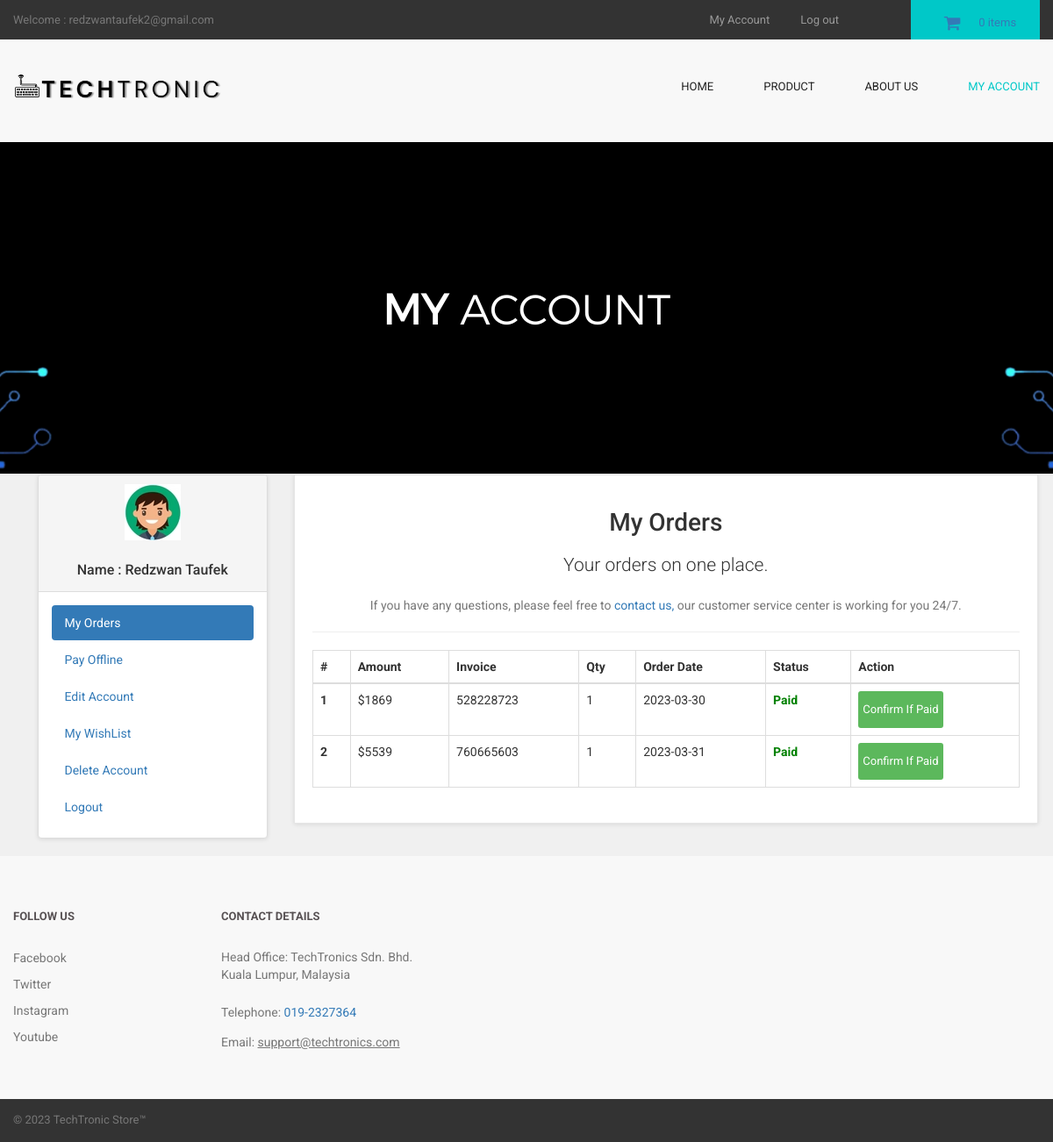
The page /customer/my_account.php?my_orders (signed in) on the database its author committed.
### tables this page shows
CREATE TABLE `customers` (
  `customer_id` int(10) NOT NULL,
  `customer_name` varchar(255) NOT NULL,
  `customer_email` varchar(255) NOT NULL,
  `customer_pass` varchar(255) NOT NULL,
  `customer_country` text NOT NULL,
  `customer_city` text NOT NULL,
  `customer_contact` varchar(255) NOT NULL,
  `customer_address` text NOT NULL,
  `customer_image` text NOT NULL,
  `customer_ip` varchar(255) NOT NULL,
  `customer_confirm_code` text NOT NULL
);

CREATE TABLE `customer_orders` (
  `order_id` int(10) NOT NULL,
  `customer_id` int(10) NOT NULL,
  `due_amount` int(100) NOT NULL,
  `invoice_no` int(100) NOT NULL,
  `qty` int(10) NOT NULL,
  `size` text NOT NULL,
  `order_date` timestamp NOT NULL DEFAULT current_timestamp() ON UPDATE current_timestamp(),
  `order_status` text NOT NULL
);

### customer/my_orders.php (the view)
<center>
<h1>My Orders</h1>
<p class="lead"> Your orders on one place.</p>
<p class="text-muted" >
If you have any questions, please feel free to <a href="../contact.php" > contact us,</a> our customer service center is working for you 24/7.
</p>
</center>
<hr>
<div class="table-responsive" >
<table class="table table-bordered table-hover" >
<thead>
<tr>
<th>#</th>
<th>Amount</th>
<th>Invoice</th>
<th>Qty</th>
<th>Order Date</th>
<th>Status</th>
<th>Action</th>
</tr>
</thead>
<tbody>
<?php
$customer_session = $_SESSION['customer_email'];
$get_customer = "select * from customers where customer_email='$customer_session'";
$run_customer = mysqli_query($con,$get_customer);
$row_customer = mysqli_fetch_array($run_customer);
$customer_id = $row_customer['customer_id'];
$get_orders = "select * from customer_orders where customer_id='$customer_id'";
$run_orders = mysqli_query($con,$get_orders);
$i = 0;
while($row_orders = mysqli_fetch_array($run_orders)){
$order_id = $row_orders['order_id'];
$due_amount = $row_orders['due_amount'];
$invoice_no = $row_orders['invoice_no'];
$qty = $row_orders['qty'];
$order_date = substr($row_orders['order_date'],0,11);
$order_status = $row_orders['order_status'];
$i++;
if($order_status=='pending'){
$order_status = "<b style='color:red;'>Unpaid</b>";
}
else{
$order_status = "<b style='color:green;'>Paid</b>";
}
?>
<tr>
<th><?php echo $i; ?></th>
<td>$<?php echo $due_amount; ?></td>
<td><?php echo $invoice_no; ?></td>
<td><?php echo $qty; ?></td>
<td><?php echo $order_date; ?></td>
<td><?php echo $order_status; ?></td>
<td>
<a href="confirm.php?order_id=<?php echo $order_id; ?>" target="blank" class="btn btn-success btn-xs" > Confirm If Paid </a>
</td>
</tr>
<?php } ?>
</tbody>
</table>
</div>

### customer/includes/sidebar.php
<div class="panel panel-default sidebar-menu">
<div class="panel-heading">
<?php
$customer_session = $_SESSION['customer_email'];
$get_customer = "select * from customers where customer_email='$customer_session'";
$run_customer = mysqli_query($con,$get_customer);
$row_customer = mysqli_fetch_array($run_customer);
$customer_image = $row_customer['customer_image'];
$customer_name = $row_customer['customer_name'];
if(!isset($_SESSION['customer_email'])){
}
else {
echo "
<center>
<img src='customer_images/$customer_image' class='img-responsive'>
</center>
<br>
<h3 align='center' class='panel-title'> Name : $customer_name </h3>
";
}
?>
</div>
<div class="panel-body">
<ul class="nav nav-pills nav-stacked">
<li class="<?php if(isset($_GET['my_orders'])){ echo "active"; } ?>">
<a href="my_account.php?my_orders"> <i class="fa fa-list"> </i> My Orders </a>
</li>
<li class="<?php if(isset($_GET['pay_offline'])){ echo "active"; } ?>">
<a href="my_account.php?pay_offline"> <i class="fa fa-bolt"></i> Pay Offline </a>
</li>
<li class="<?php if(isset($_GET['edit_account'])){ echo "active"; } ?>">
<a href="my_account.php?edit_account"> <i class="fa fa-pencil"></i> Edit Account </a>
</li>
<li class="<?php if(isset($_GET['my_wishlist'])){ echo "active"; } ?>">
<a href="my_account.php?my_wishlist"> <i class="fa fa-heart"></i> My WishList </a>
</li>
<li class="<?php if(isset($_GET['delete_account'])){ echo "active"; } ?>">
<a href="my_account.php?delete_account"> <i class="fa fa-trash-o"></i> Delete Account </a>
</li>
<li>
<a href="logout.php"> <i class="fa fa-sign-out"></i> Logout </a>
</li>
</ul>
</div>
</div>

### customer/styles/backend.css (style rules this page uses)
html { font-family: "Roboto", Helvetica, Arial, sans-serif; line-height: 1.15; -ms-text-size-adjust: 100%; -webkit-text-size-adjust: 100% }
body { margin: 0 }
h1 { font-size: 2em; margin: .67em 0 }
hr { box-sizing: content-box; height: 0; overflow: visible }
a { background-color: transparent; -webkit-text-decoration-skip: objects }
b, strong { font-weight: inherit; font-weight: bolder }
img { border-style: none }
html { box-sizing: border-box }
body { min-width: 1190px; font-family: Montserrat, sans-serif; font-weight: 400; background-color: white; }
img { max-width: 100%; height: auto }
.btn { display: inline-block; vertical-align: top; font-size: 13px; line-height: 40px; text-decoration: none; -webkit-transition: .3s; transition: .3s }

### styles/style.css (style rules this page uses)
body { font-family: "Roboto", Helvetica, Arial, sans-serif; font-size: 14px; line-height: 1.42857143; color: #333333; background-color: #f0f0f0; overflow-x: hidden; }
#content .panel.sidebar-menu { box-sizing: border-box; box-shadow: 0 1px 5px rgba(0, 0, 0, 0.1); }
#content .panel.sidebar-menu h3 { padding: 5px 0; margin: 0; }

### rows shown on the page
customers: customer_image (picture), customer_name "Redzwan Taufek"
customer_orders: due_amount "1869", invoice_no "528228723", qty "1", order_date "2023-03-30", order_status "Paid"
customer_orders: due_amount "5539", invoice_no "760665603", qty "1", order_date "2023-03-31", order_status "Paid"

### other values the page prints
$_SESSION['customer_email'] "redzwantaufek2@gmail.com"
$count_items "0"
